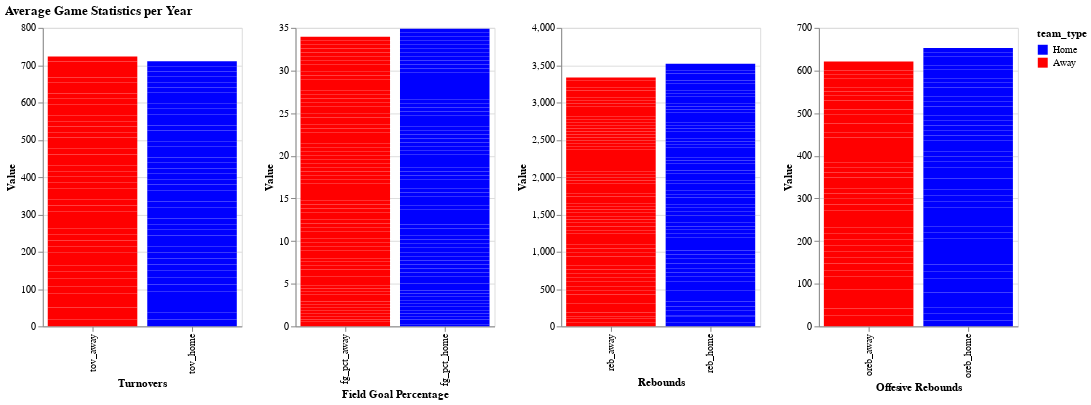

The cell this chart's notebook holds for it:
### Code cell
import pandas as pd
import altair as alt


# Sample code to prepare the game_data_filtered if you've not already:
game_data_filtered = pd.read_csv('Datasets/NBA Database Datasets/game.csv')

game_data_filtered['year'] = pd.to_datetime(game_data_filtered['game_date']).dt.year

# Group by stats for home and away teams combined
tov_data = game_data_filtered.groupby('year').agg({
    'tov_home': 'mean',
    'tov_away': 'mean'
}).reset_index().melt('year', var_name='stat', value_name='tov_value')

fg_pct_data = game_data_filtered.groupby('year').agg({
    'fg_pct_home': 'mean',
    'fg_pct_away': 'mean'
}).reset_index().melt('year', var_name='stat', value_name='fg_pct_value')

reb_home_data = game_data_filtered.groupby('year').agg({
    'reb_home': 'mean',
    'reb_away': 'mean'
}).reset_index().melt('year', var_name='stat', value_name='reb_value')

oreb_data = game_data_filtered.groupby('year').agg({
    'oreb_home': 'mean',
    'oreb_away': 'mean'
}).reset_index().melt('year', var_name='stat', value_name='oreb_value')


# Create a slider for year selection
slider = alt.binding_range(min=1990, max=tov_data['year'].max(), step=1, name='Year:')
slider_selection = alt.selection_point(bind=slider, fields=['year'], name='Selector')

# Create a 'team_type' column for coloring the bars
tov_data['team_type'] = tov_data['stat'].apply(lambda x: 'Home' if 'home' in x else 'Away')
fg_pct_data['team_type'] = fg_pct_data['stat'].apply(lambda x: 'Home' if 'home' in x else 'Away')
reb_home_data['team_type'] = reb_home_data['stat'].apply(lambda x: 'Home' if 'home' in x else 'Away')
oreb_data['team_type'] = oreb_data['stat'].apply(lambda x: 'Home' if 'home' in x else 'Away')

# Create the charts with color encoding
def create_chart(data, x_title, y_title, tooltip_fields):
    return alt.Chart(data).mark_bar().encode(
        x=alt.X('stat:N', axis=alt.Axis(title=x_title)),
        y=alt.Y(f'{y_title}:Q', axis=alt.Axis(title='Value')),
        color=alt.Color('team_type:N', scale=alt.Scale(domain=['Home', 'Away'], range=['blue', 'red'])),
        tooltip=tooltip_fields
    ).properties(
        width=200
    ).add_params(
        slider_selection
    ).transform_filter(
        slider_selection
    )

# Creating each chart
tov_Chart = create_chart(tov_data, 'Turnovers', 'tov_value', ['year', 'stat', 'tov_value'])
fg_pct_Chart = create_chart(fg_pct_data, 'Field Goal Percentage', 'fg_pct_value', ['year', 'stat', 'fg_pct_value'])
reb_Chart = create_chart(reb_home_data, 'Rebounds', 'reb_value', ['year', 'stat', 'reb_value'])
oreb_Chart = create_chart(oreb_data, 'Offesive Rebounds', 'oreb_value', ['year', 'stat', 'oreb_value'])

# Combine the charts
combined_charts_stats = alt.hconcat(tov_Chart, fg_pct_Chart, reb_Chart, oreb_Chart).resolve_scale(y='independent').properties(title='Average Game Statistics per Year')

# Display the chart
combined_charts_stats

### Figure 1 — Vega-Lite specification as saved in the notebook (floating-point values rounded to 4 significant figures; data arrays with more than 128 entries replaced by an {"elided": "..."} marker saying what was removed)
{"config": {"view": {"continuousWidth": 300, "continuousHeight": 300}}, "hconcat": [{"data": {"name": "data-78179e080fd92ca98c8587c542efc490"}, "mark": {"type": "bar"}, "encoding": {"color": {"field": "team_type", "scale": {"domain": ["Home", "Away"], "range": ["blue", "red"]}, "type": "nominal"}, "tooltip": [{"field": "year", "type": "quantitative"}, {"field": "stat", "type": "nominal"}, {"field": "tov_value", "type": "quantitative"}], "x": {"axis": {"title": "Turnovers"}, "field": "stat", "type": "nominal"}, "y": {"axis": {"title": "Value"}, "field": "tov_value", "type": "quantitative"}}, "name": "view_3", "transform": [{"filter": {"param": "Selector"}}], "width": 200}, {"data": {"name": "data-acfd30257b93800b813a78f61e122577"}, "mark": {"type": "bar"}, "encoding": {"color": {"field": "team_type", "scale": {"domain": ["Home", "Away"], "range": ["blue", "red"]}, "type": "nominal"}, "tooltip": [{"field": "year", "type": "quantitative"}, {"field": "stat", "type": "nominal"}, {"field": "fg_pct_value", "type": "quantitative"}], "x": {"axis": {"title": "Field Goal Percentage"}, "field": "stat", "type": "nominal"}, "y": {"axis": {"title": "Value"}, "field": "fg_pct_value", "type": "quantitative"}}, "name": "view_4", "transform": [{"filter": {"param": "Selector"}}], "width": 200}, {"data": {"name": "data-79873166c62b5c499a90d47819bc91f3"}, "mark": {"type": "bar"}, "encoding": {"color": {"field": "team_type", "scale": {"domain": ["Home", "Away"], "range": ["blue", "red"]}, "type": "nominal"}, "tooltip": [{"field": "year", "type": "quantitative"}, {"field": "stat", "type": "nominal"}, {"field": "reb_value", "type": "quantitative"}], "x": {"axis": {"title": "Rebounds"}, "field": "stat", "type": "nominal"}, "y": {"axis": {"title": "Value"}, "field": "reb_value", "type": "quantitative"}}, "name": "view_5", "transform": [{"filter": {"param": "Selector"}}], "width": 200}, {"data": {"name": "data-32c79f12d68ffdf860147d29d46b0a39"}, "mark": {"type": "bar"}, "encoding": {"color": {"field": "team_type", "scale": {"domain": ["Home", "Away"], "range": ["blue", "red"]}, "type": "nominal"}, "tooltip": [{"field": "year", "type": "quantitative"}, {"field": "stat", "type": "nominal"}, {"field": "oreb_value", "type": "quantitative"}], "x": {"axis": {"title": "Offesive Rebounds"}, "field": "stat", "type": "nominal"}, "y": {"axis": {"title": "Value"}, "field": "oreb_value", "type": "quantitative"}}, "name": "view_6", "transform": [{"filter": {"param": "Selector"}}], "width": 200}], "params": [{"name": "Selector", "select": {"type": "point", "fields": ["year"]}, "bind": {"input": "range", "max": 2023, "min": 1990, "name": "Year:", "step": 1}, "views": ["view_3", "view_4", "view_5", "view_6"]}], "resolve": {"scale": {"y": "independent"}}, "title": "Average Game Statistics per Year", "$schema": "https://vega.github.io/schema/vega-lite/v5.8.0.json", "datasets": {"data-78179e080fd92ca98c8587c542efc490": {"elided": "156 records"}, "data-acfd30257b93800b813a78f61e122577": {"elided": "156 records"}, "data-79873166c62b5c499a90d47819bc91f3": {"elided": "156 records"}, "data-32c79f12d68ffdf860147d29d46b0a39": {"elided": "156 records"}}}
